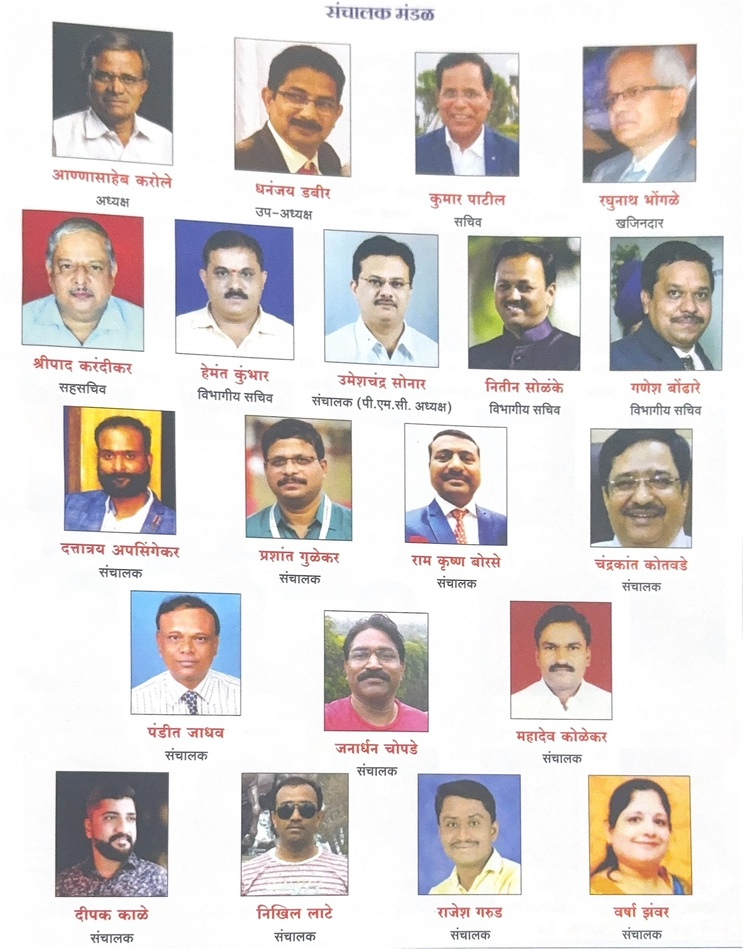
#> input picture client/src/assets/second_committee/member_1.jpeg, 743 x 949 px, shrunk from 1766 x 2256 before the run, found by its file name
$ python extract_photos.py
#> lines starting #> are read from the running program, lines starting #| are printed output that depends on the picture; after the words box and inside, x2 and y2 are one past the last pixel; in counts of white or black regions, pixels touching at a corner belong together
import cv2
import os
import numpy as np

image_path = "/Users/atharvpatil/Downloads/Lab/client/src/assets/second_committee/member_1.jpeg"
output_dir = "/Users/atharvpatil/Downloads/Lab/client/src/assets/second_committee_fixed"
os.makedirs(output_dir, exist_ok=True)

img = cv2.imread(image_path)
#> img is the input picture: shape (949, 743, 3); mean B, G, R 211, 212.9, 219.1
if img is None:
    print("Could not read image.")
    exit()

gray = cv2.cvtColor(img, cv2.COLOR_BGR2GRAY)
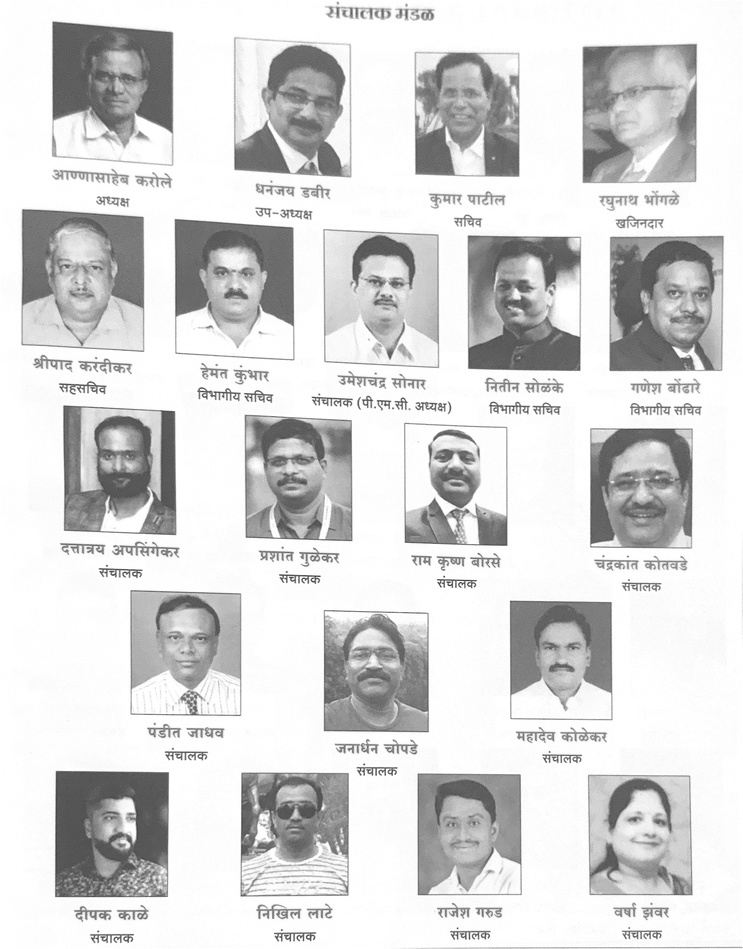
#> gray: shape (949, 743); min 55, max 255, mean 214.6

# Threshold to find the photos (photos are darker than white background typically)
# We can use Canny edge detection or thresholding.
# Let's use a simple binary inverse thresholding if background is white.
_, thresh = cv2.threshold(gray, 240, 255, cv2.THRESH_BINARY_INV)
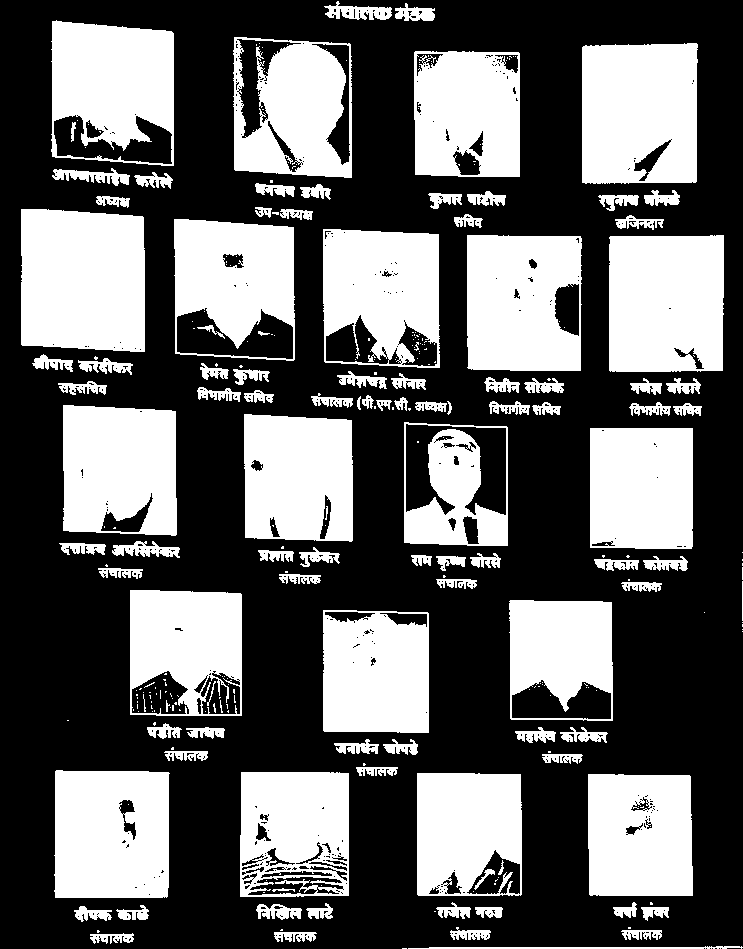
#> thresh: shape (949, 743); 39.1% white; 284 white regions (178 under 20 px)

# Find contours
contours, _ = cv2.findContours(thresh, cv2.RETR_EXTERNAL, cv2.CHAIN_APPROX_SIMPLE)
#> contours = 132 contours, 38 with area under 20; largest, box (x1, y1, x2, y2) and area: (21, 209, 145, 352) 16647, (51, 20, 174, 166) 16306, (174, 219, 295, 361) 15886, (582, 43, 698, 184) 15696, (233, 37, 352, 178) 15549

photos = []
img_area = img.shape[0] * img.shape[1]
#> img_area = 705107

for cnt in contours:
    x, y, w, h = cv2.boundingRect(cnt)
    area = w * h

    # A passport photo should be a significant size but not the whole image.
    # Say between 1% and 10% of the image area.
    if img_area * 0.005 < area < img_area * 0.2:
        # Check aspect ratio (width/height should be between 0.5 and 1.2 for a portrait/square photo)
        aspect_ratio = float(w)/h
        if 0.5 < aspect_ratio < 1.2:
            photos.append((x, y, w, h))
#> this loop made 132 passes
#> (x, y, w, h, area, aspect_ratio) on passes 20, 21, 22, 23, 43, 44, 45, 71, 72, 73, 77, 107: (588, 774, 105, 122, 12810, 0.861), (417, 773, 105, 123, 12915, 0.854), (240, 772, 109, 125, 13625, 0.872), (54, 770, 116, 128, 14848, 0.906), (323, 610, 106, 123, 13038, 0.862), (509, 600, 104, 121, 12584, 0.86), (130, 590, 112, 126, 14112, 0.889), (590, 428, 103, 121, 12463, 0.851), (404, 422, 104, 124, 12896, 0.839), (244, 414, 109, 128, 13952, 0.852), (63, 405, 114, 131, 14934, 0.87), (609, 235, 115, 137, 15755, 0.839)
#> (x, y, w, h, area) on passes 2, 3, 4, 5, 9, 11: (408, 946, 335, 3, 1005), (90, 933, 44, 11, 484), (274, 932, 43, 10, 430), (621, 930, 41, 10, 410), (450, 927, 41, 13, 533), (641, 907, 28, 14, 392)
#> after the loop, photos = 20 items, first 6: (588, 774, 105, 122), (417, 773, 105, 123), (240, 772, 109, 125), (54, 770, 116, 128), (323, 610, 106, 123), (509, 600, 104, 121)

print(f"Found {len(photos)} potential photos.")
#| Found 20 potential photos.

# Sort photos by Y (row) then X (col)
# Group by Y with some tolerance (e.g., half the height)
if len(photos) > 0:
    mean_h = sum([p[3] for p in photos]) / len(photos)
#> mean_h = 131.2
    photos.sort(key=lambda p: (p[1] // (mean_h * 0.5), p[0]))

for i, (x, y, w, h) in enumerate(photos):
    # Crop the exact rectangle
    photo_img = img[y:y+h, x:x+w]
    out_path = os.path.join(output_dir, f"photo_{i+1}.jpeg")
    cv2.imwrite(out_path, photo_img)
#> this loop made 20 passes
#> (x, y, w, h) on passes 1 to 12: (51, 20, 123, 146), (233, 37, 119, 141), (414, 51, 106, 126), (582, 43, 116, 141), (21, 209, 124, 143), (174, 219, 121, 142), (323, 229, 117, 139), (467, 235, 115, 136), (609, 235, 115, 137), (63, 405, 114, 131), (244, 414, 109, 128), (404, 422, 104, 124)
#> pass 1, `photo_img = img[y:y+h, x:x+w]`:
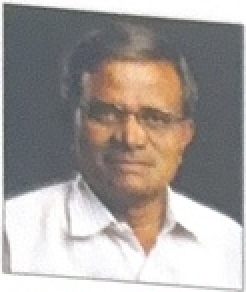
#> photo_img: shape (146, 123, 3) (shown 2 times larger); mean B, G, R 152.9, 157.2, 163.8
#> pass 2, `photo_img = img[y:y+h, x:x+w]`:
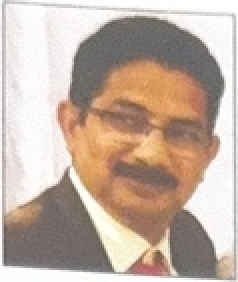
#> photo_img: shape (141, 119, 3) (shown 2 times larger); mean B, G, R 162.1, 175.1, 194
#> pass 3, `photo_img = img[y:y+h, x:x+w]`:
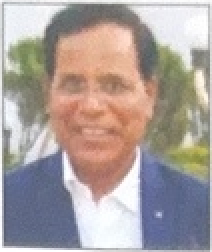
#> photo_img: shape (126, 106, 3) (shown 2 times larger); mean B, G, R 155.8, 159.3, 170.9

print("Saved fixed photos.")
